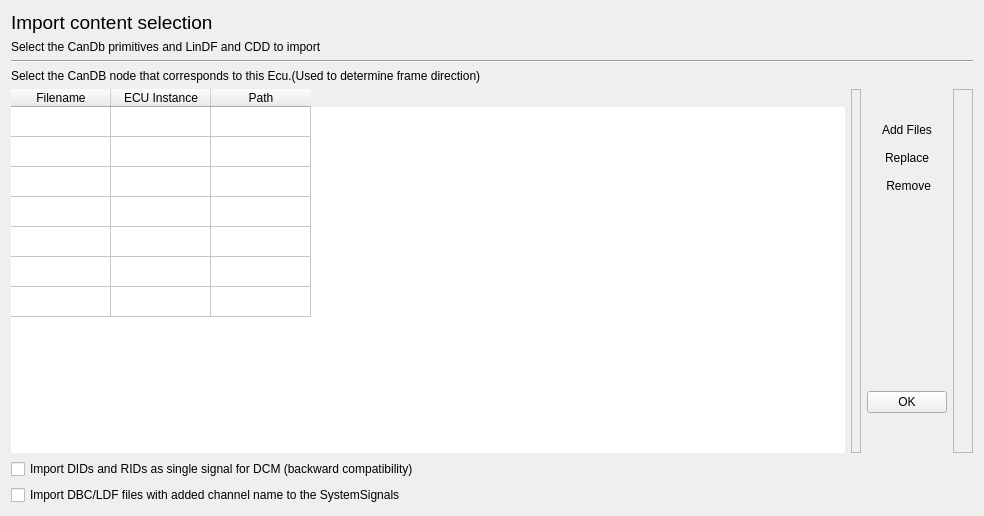
<?xml version="1.0" encoding="UTF-8"?>
<ui version="4.0">
 <class>Form</class>
 <widget class="QWidget" name="Form">
  <property name="geometry">
   <rect>
    <x>0</x>
    <y>0</y>
    <width>984</width>
    <height>516</height>
   </rect>
  </property>
  <property name="minimumSize">
   <size>
    <width>984</width>
    <height>516</height>
   </size>
  </property>
  <property name="maximumSize">
   <size>
    <width>984</width>
    <height>516</height>
   </size>
  </property>
  <property name="windowTitle">
   <string>Import Files</string>
  </property>
  <property name="windowIcon">
   <iconset resource="../images/images.qrc">
    <normaloff>:/Home.svg</normaloff>:/Home.svg</iconset>
  </property>
  <layout class="QVBoxLayout" name="verticalLayout_2">
   <item>
    <widget class="QLabel" name="label">
     <property name="font">
      <font>
       <family>Microsoft YaHei UI</family>
       <pointsize>14</pointsize>
       <weight>50</weight>
       <bold>false</bold>
      </font>
     </property>
     <property name="text">
      <string>Import content selection</string>
     </property>
    </widget>
   </item>
   <item>
    <widget class="QLabel" name="label_2">
     <property name="font">
      <font>
       <family>Microsoft YaHei UI</family>
       <pointsize>9</pointsize>
       <weight>50</weight>
       <bold>false</bold>
      </font>
     </property>
     <property name="text">
      <string>Select the CanDb primitives and LinDF and CDD to import</string>
     </property>
    </widget>
   </item>
   <item>
    <widget class="Line" name="line">
     <property name="orientation">
      <enum>Qt::Horizontal</enum>
     </property>
    </widget>
   </item>
   <item>
    <widget class="QLabel" name="label_3">
     <property name="font">
      <font>
       <family>Microsoft YaHei UI</family>
       <pointsize>9</pointsize>
       <weight>50</weight>
       <bold>false</bold>
      </font>
     </property>
     <property name="text">
      <string>Select the CanDB node that corresponds to this Ecu.(Used to determine frame direction)</string>
     </property>
    </widget>
   </item>
   <item>
    <layout class="QHBoxLayout" name="horizontalLayout">
     <item>
      <widget class="QTableWidget" name="tableWidget">
       <property name="frameShape">
        <enum>QFrame::NoFrame</enum>
       </property>
       <attribute name="horizontalHeaderVisible">
        <bool>true</bool>
       </attribute>
       <attribute name="horizontalHeaderCascadingSectionResizes">
        <bool>false</bool>
       </attribute>
       <attribute name="horizontalHeaderHighlightSections">
        <bool>true</bool>
       </attribute>
       <attribute name="verticalHeaderVisible">
        <bool>false</bool>
       </attribute>
       <attribute name="verticalHeaderHighlightSections">
        <bool>true</bool>
       </attribute>
       <row>
        <property name="text">
         <string/>
        </property>
       </row>
       <row>
        <property name="text">
         <string/>
        </property>
       </row>
       <row>
        <property name="text">
         <string/>
        </property>
       </row>
       <row>
        <property name="text">
         <string/>
        </property>
       </row>
       <row>
        <property name="text">
         <string/>
        </property>
       </row>
       <row>
        <property name="text">
         <string/>
        </property>
       </row>
       <row>
        <property name="text">
         <string/>
        </property>
       </row>
       <column>
        <property name="text">
         <string>Filename</string>
        </property>
        <property name="icon">
         <iconset resource="../images/images.qrc">
          <normaloff>:/import.svg</normaloff>:/import.svg</iconset>
        </property>
       </column>
       <column>
        <property name="text">
         <string>ECU Instance</string>
        </property>
       </column>
       <column>
        <property name="text">
         <string>Path</string>
        </property>
       </column>
      </widget>
     </item>
     <item>
      <widget class="QFrame" name="frame">
       <property name="minimumSize">
        <size>
         <width>10</width>
         <height>0</height>
        </size>
       </property>
       <property name="frameShape">
        <enum>QFrame::StyledPanel</enum>
       </property>
       <property name="frameShadow">
        <enum>QFrame::Raised</enum>
       </property>
      </widget>
     </item>
     <item>
      <layout class="QVBoxLayout" name="verticalLayout">
       <property name="topMargin">
        <number>30</number>
       </property>
       <item>
        <widget class="QPushButton" name="pushButtonAddFiles">
         <property name="text">
          <string>Add Files</string>
         </property>
         <property name="icon">
          <iconset resource="../images/images.qrc">
           <normaloff>:/add.svg</normaloff>:/add.svg</iconset>
         </property>
         <property name="autoDefault">
          <bool>true</bool>
         </property>
         <property name="default">
          <bool>true</bool>
         </property>
         <property name="flat">
          <bool>true</bool>
         </property>
        </widget>
       </item>
       <item>
        <widget class="QPushButton" name="pushButtonReplace">
         <property name="text">
          <string>Replace</string>
         </property>
         <property name="icon">
          <iconset resource="../images/images.qrc">
           <normaloff>:/reset.svg</normaloff>:/reset.svg</iconset>
         </property>
         <property name="autoDefault">
          <bool>true</bool>
         </property>
         <property name="default">
          <bool>false</bool>
         </property>
         <property name="flat">
          <bool>true</bool>
         </property>
        </widget>
       </item>
       <item>
        <widget class="QPushButton" name="pushButtonRemove">
         <property name="styleSheet">
          <string notr="true">QPushButton {background-color:rgba(0,0,0,0);}
QPushButton:hover {	background-color:#e3f3fd;}</string>
         </property>
         <property name="text">
          <string> Remove</string>
         </property>
         <property name="icon">
          <iconset resource="../images/images.qrc">
           <normaloff>:/not_ok.svg</normaloff>:/not_ok.svg</iconset>
         </property>
         <property name="checkable">
          <bool>false</bool>
         </property>
         <property name="autoDefault">
          <bool>true</bool>
         </property>
         <property name="default">
          <bool>true</bool>
         </property>
         <property name="flat">
          <bool>true</bool>
         </property>
        </widget>
       </item>
       <item>
        <spacer name="verticalSpacer_2">
         <property name="orientation">
          <enum>Qt::Vertical</enum>
         </property>
         <property name="sizeHint" stdset="0">
          <size>
           <width>20</width>
           <height>40</height>
          </size>
         </property>
        </spacer>
       </item>
       <item>
        <widget class="QPushButton" name="pushButtonApply">
         <property name="text">
          <string>OK</string>
         </property>
        </widget>
       </item>
       <item>
        <spacer name="verticalSpacer">
         <property name="orientation">
          <enum>Qt::Vertical</enum>
         </property>
         <property name="sizeType">
          <enum>QSizePolicy::Preferred</enum>
         </property>
         <property name="sizeHint" stdset="0">
          <size>
           <width>20</width>
           <height>40</height>
          </size>
         </property>
        </spacer>
       </item>
      </layout>
     </item>
     <item>
      <widget class="QFrame" name="frame_2">
       <property name="minimumSize">
        <size>
         <width>20</width>
         <height>0</height>
        </size>
       </property>
       <property name="frameShape">
        <enum>QFrame::StyledPanel</enum>
       </property>
       <property name="frameShadow">
        <enum>QFrame::Raised</enum>
       </property>
      </widget>
     </item>
    </layout>
   </item>
   <item>
    <widget class="QCheckBox" name="merge_signal_checkBox">
     <property name="enabled">
      <bool>true</bool>
     </property>
     <property name="text">
      <string>Import DIDs and RIDs as single signal for DCM (backward compatibility)</string>
     </property>
    </widget>
   </item>
   <item>
    <widget class="QCheckBox" name="add_channel_name_checkBox">
     <property name="enabled">
      <bool>true</bool>
     </property>
     <property name="text">
      <string>Import DBC/LDF files with added channel name to the SystemSignals</string>
     </property>
    </widget>
   </item>
  </layout>
 </widget>
 <resources>
  <include location="../images/images.qrc"/>
 </resources>
 <connections/>
</ui>
